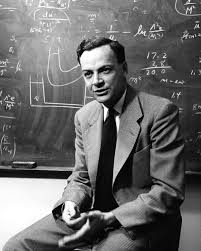
#> input picture July 10th of July, 2024/feynman.jpeg, 201 x 251 px, found by its file name
$ python program2.py
#> lines starting #> are read from the running program, lines starting #| are printed output that depends on the picture
# Contrast -> Difference between the objects -> or Difference in lumninance or coor that makes an object distinguishable from others within the same field of view.

import cv2, numpy as np

image = cv2.imread('C:/Users/TAMANG/Documents/GitHub/Ditial-Image-Processing/July 10th of July, 2024/feynman.jpeg')
#> image is the input picture: shape (251, 201, 3); min 0, max 255, mean 106.4

# Matrix
brightness_matrix = np.ones(image.shape, dtype="uint8") * 100

# Image Vars
bright_image = cv2.add(image, brightness_matrix)
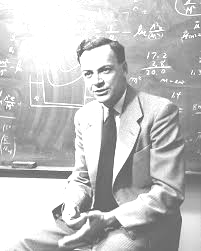
#> bright_image: shape (251, 201, 3); min 100, max 255, mean 195.3
dark_image = cv2.subtract(image, brightness_matrix)
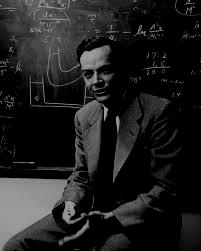
#> dark_image: shape (251, 201, 3); min 0, max 155, mean 31.5

if image is None:
  print("Error: Could not read the image.")

cv2.imshow('Image', image)
cv2.waitKey(0)
